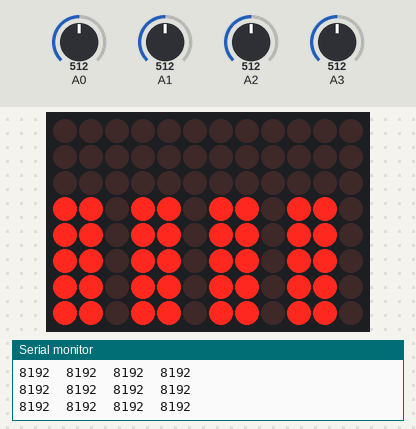
A sketch run on a simulated Arduino Uno R4 WiFi. Parts: 12×8 LED matrix, the last lines printed to the serial monitor. Inputs (shaded band) come from the test bench; at power-on: A0 = 512, A1 = 512, A2 = 512, A3 = 512 (analog values on the 0–1023 scale).

Above: at 1.2 s.
1.3 s: A0 set to 549
3.0 s: A0 set to 581
At 3.4 s:
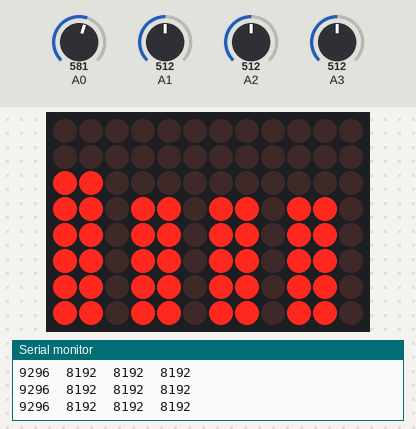
6.0 s: A1 set to 716
At 6.4 s:
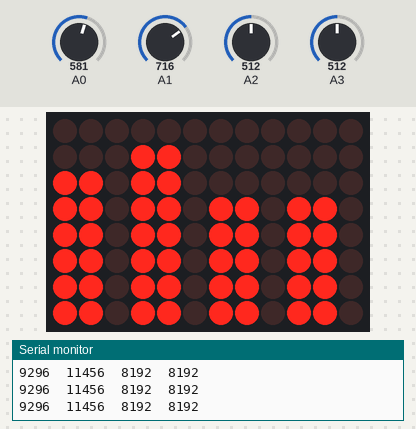
9.0 s: A2 set to 716
At 9.4 s:
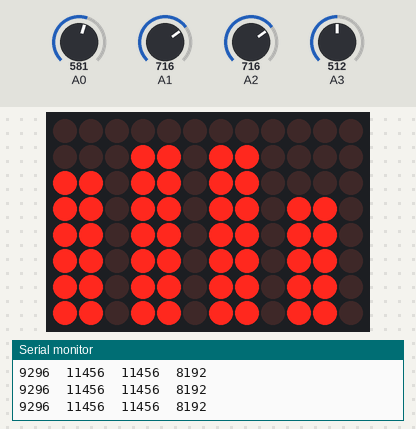
12.0 s: A3 set to 716
At 12.4 s:
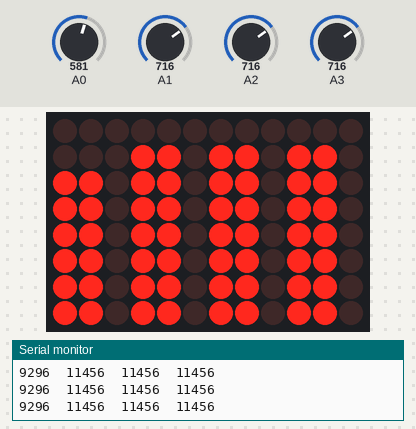
15.0 s: A1 set to 764
At 15.9 s:
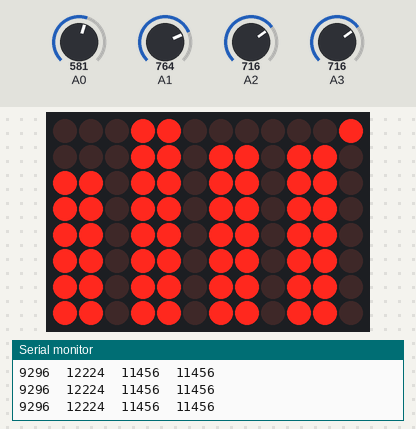
Timing chart, 0 to 18.0 s (numbered marks = the images above; inputs shaded):
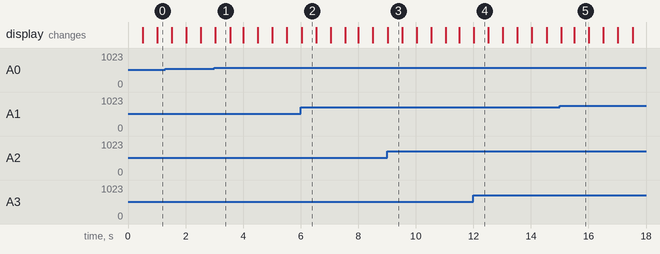

Measured:
- the behaviour switches between 562 and 563 on A0 (found by bisection; images 0 and 1)
- the behaviour switches between 749 and 750 on A1 (found by bisection; images 4 and 5)
- after the input at 3.0 s, the display: changes at once (image 1)
- after the input at 6.0 s, the display: changes at once (image 2)
- after the input at 9.0 s, the display: changes at once (image 3)
- after the input at 12.0 s, the display: changes at once (image 4)
- after the input at 15.0 s, the display: first changes after 0.05 s (image 5 shows a later state)

The sketch:

sensor_bars.ino
```cpp
// Bench tool (not project code): shows each MyoWare channel as a bar on the LED matrix.
// Bars left to right: A0 R-biceps, A1 R-delt, A2 L-biceps, A3 L-delt.
// Works with no laptop (power bank only). Also prints raw values on Serial @115200.
// A bar pinned at full height while relaxed = gain too high or bad pad.
#include <Arduino_LED_Matrix.h>

ArduinoLEDMatrix matrix;
uint8_t frame[8][12];
const int FULL_SCALE = 12000;  // raw 14-bit reading that fills a bar (16383 = 5 V)

void setup() {
  Serial.begin(115200);
  analogReadResolution(14);
  matrix.begin();
}

void loop() {
  int v[4];
  for (int c = 0; c < 4; c++) v[c] = analogRead(A0 + c);
  memset(frame, 0, sizeof(frame));
  for (int c = 0; c < 4; c++) {
    int h = constrain(map(v[c], 0, FULL_SCALE, 0, 8), 0, 8);
    for (int y = 0; y < h; y++) { frame[7 - y][c * 3] = 1; frame[7 - y][c * 3 + 1] = 1; }
  }
  frame[0][11] = (millis() / 500) % 2;  // blinking corner dot = sketch is alive
  matrix.renderBitmap(frame, 8, 12);
  Serial.print(v[0]); Serial.print('\t'); Serial.print(v[1]); Serial.print('\t');
  Serial.print(v[2]); Serial.print('\t'); Serial.println(v[3]);
  delay(50);
}
```
